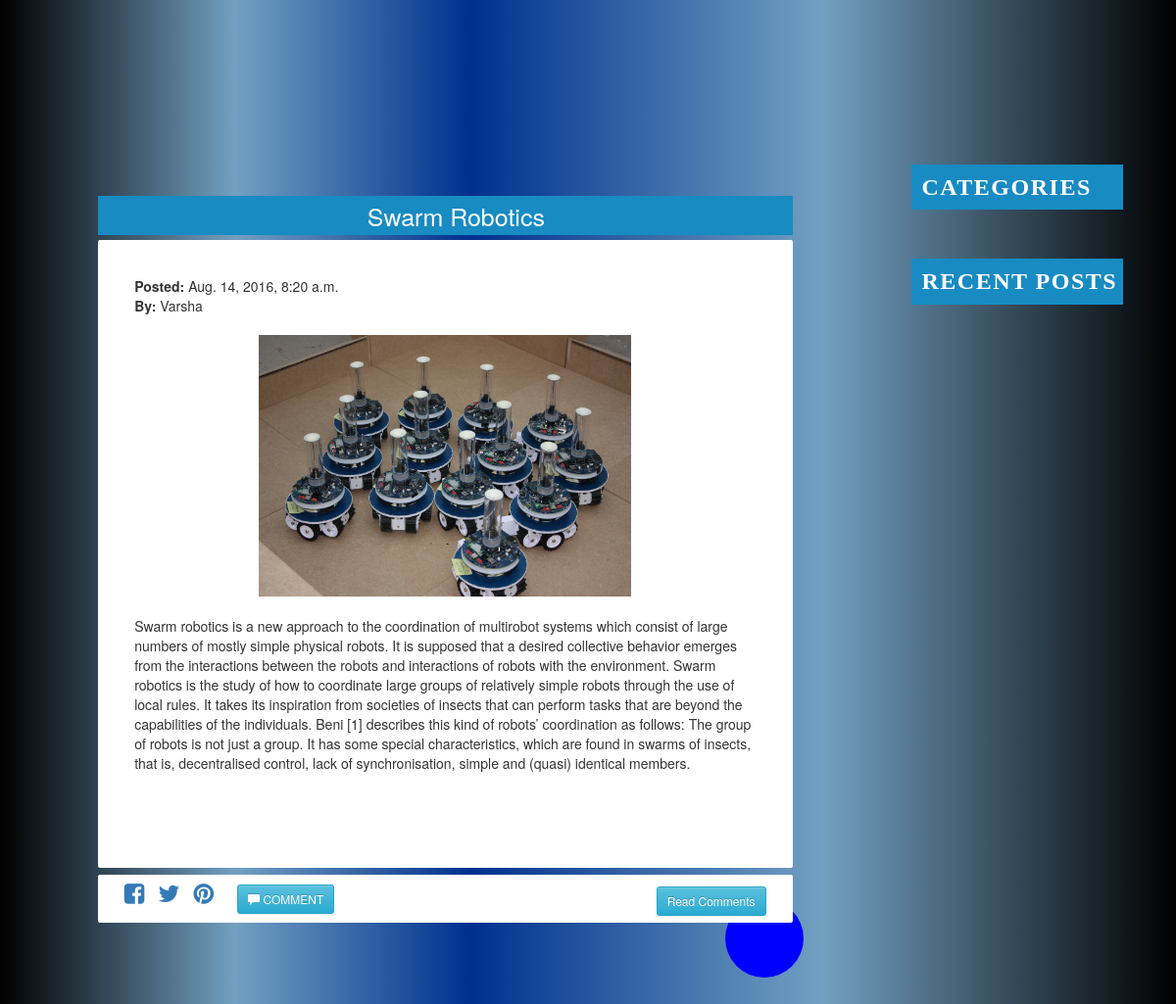
The page /blog/swarm-robotics/ on the database as committed earlier.
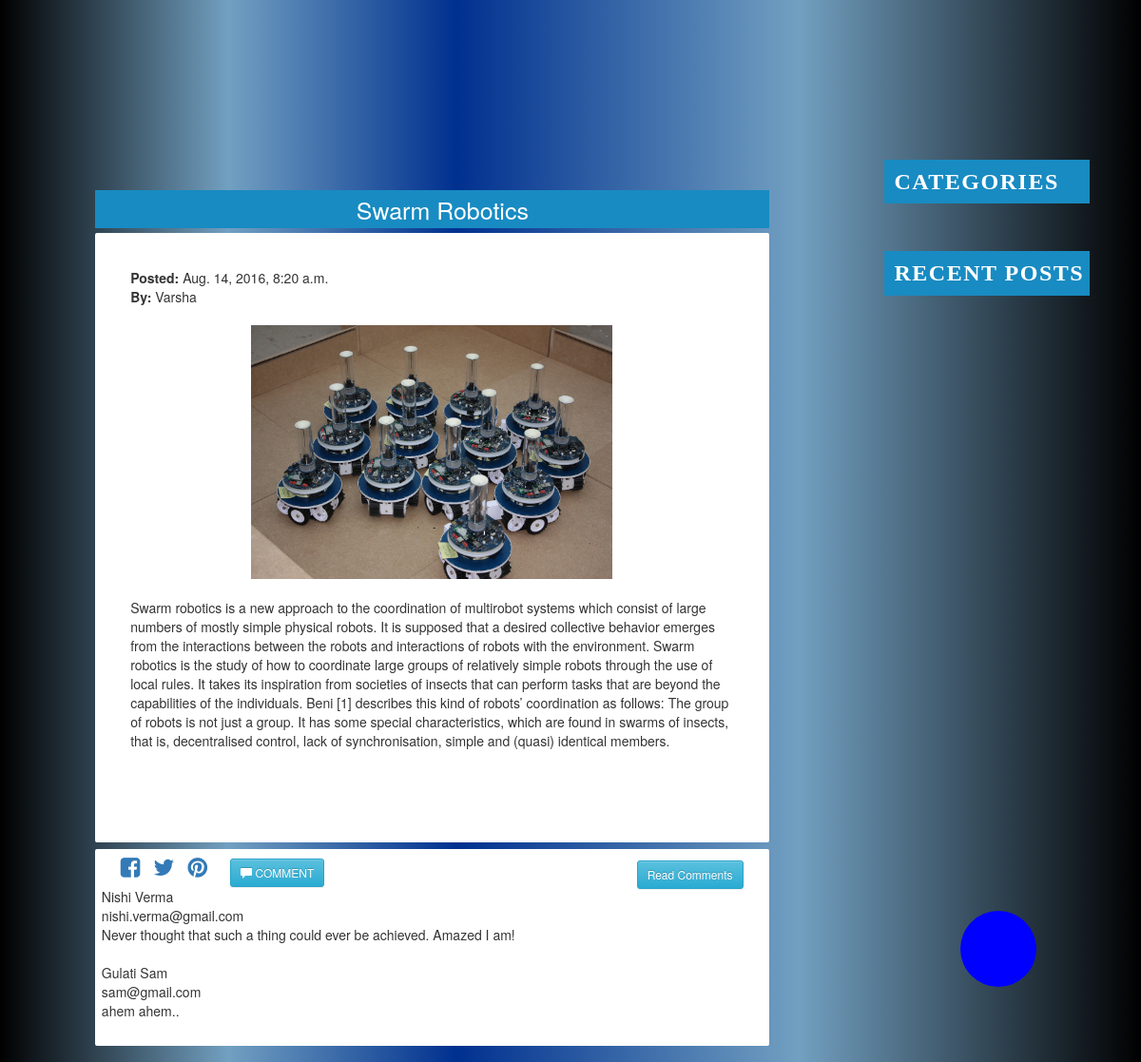
The same page on the database as committed later.
### blog/models.py (models this page shows, shortened)
class Post(models.Model):
    post_title= models.CharField(max_length=150)
    post_content= models.TextField()
    post_content_short= models.CharField(max_length=100, null=True)
    timestamp=models.DateTimeField(auto_now=False, auto_now_add=True)
    author= models.CharField(max_length=100)
    tag=models.ManyToManyField(Tag)
    slug=models.SlugField(null=True)
    image=models.FileField(null=True, blank=True)

class CommentUser(models.Model):
    user_name= models.CharField(max_length=150)
    user_email= models.EmailField(max_length=254)
    user_comment= models.TextField()
    user_post=models.ForeignKey(Post, null=True)

### blog/views.py (the view, shortened to what this page needs)
# urls.py: url(r'^(?P<slug>[\w-]+)/$', post_detail, name='detail'),
def post_detail(request, slug):
    post=Post.objects.get(slug=slug)
    comments=CommentUser.objects.filter(user_post=post)
    context={
    "comments":comments,
    "post":post,
    }
    return render(request, "post.html", context)

### templates/post.html (shortened to what this page needs)
<html>
<head>
<link rel="stylesheet" type="text/css" href="/static/css/blog_style.css">
<link rel="stylesheet" type="text/css" href="/static/css/poststyle.css">
<link rel="stylesheet" type="text/css" href="/static/css/footer_style.css">
<link rel="stylesheet" href="https://maxcdn.bootstrapcdn.com/bootstrap/3.3.7/css/bootstrap.min.css">
<link rel="stylesheet" href="https://maxcdn.bootstrapcdn.com/bootstrap/3.3.7/css/bootstrap-theme.min.css">
<link rel="stylesheet" href="http://cdnjs.cloudflare.com/ajax/libs/font-awesome/4.6.3/css/font-awesome.min.css">
</head>
<body class="body">
<div class="sidebar">
<div id="category">
  <h2 class="cate">CATEGORIES</h2>
 </div>
 <div id="rposts">
 <h2 class="recent">RECENT POSTS</h2>
 </div>
 </div>
<div id="post">
	<header>
	<div id="title">{{post.post_title}}</div><br/><br/>
	</header>
	<br/>
	<div class="post_content">
	<span id="author"><b>Posted:</b>    {{post.timestamp}}
	<br/>
	<b>By:</b>   {{post.author}}</span>
	<br/>
	<br/>
	<div class="image">
	<img src="{{post.image.url}}" width="100%" height="100%"/>
	</div>
	<br/>
	{{post.post_content}}<br/>
	<br/><br/><br/>
	</div>
	<div class="subpost3">
	<div class="share_comment">
        <a class="fbtn_share_facebook" href="https://www.facebook.com/sharer/sharer.php?u={{ request.build_absolute_uri }}"><i class="fa fa-facebook-square" style="font-size:24px"></i></a>
        <a class="fbtn_share_twitter" href="https://twitter.com/intent/tweet?text=title&amp;url=url&amp;via=creativedevs"><i class="fa fa-twitter" style="font-size:24px"></i></a>
        <a class="fbtn_share_pinterest" href="http://pinterest.com/pin/create/button/?url=url&amp;description=data&amp;media=image"><i class="fa fa-pinterest" style="font-size:24px"></i></a>
	<button type="button" class="btn btn-info btn-sm comment_btn"><span class="glyphicon glyphicon-comment"></span> COMMENT</button>
	<button type="button" class="btn btn-info btn-sm read_comments_btn">Read Comments</button>
	<br>
  <div class="previous_comments">
  {% for c in comments %}
  {{c.user_name}}<br/>
  {{c.user_email}}<br/>
  {{c.user_comment}}<br/><br/>
  {% endfor %}
  </div>
</div>
</div>
</div>
<div class="go_to_top"><a href="#top"></a></div>
 </body>
</html>

### static/css/blog_style.css (style rules this page uses)
.body { margin:0 auto; width:90%; background-color:blue; background:linear-gradient(to right,black,#72A0C1,#00308F 40%,#72A0C1,black); }
#category { margin-top:60px; width:100%; margin-left:3%; background-color:#F1F1F1; }
#rposts { width:100%; margin-top: 50px; margin-left:3%; background-color:#F1F1F1; }
.sidebar { float:right; margin-left:5%; width:20%; margin-top:10%; height:100% }
.cate { font-family:"Times New Roman", Times, serif; font-size:24px; letter-spacing:1.5px; padding:10px 0px 10px 10px; background-color:#188BC2; color:white; cursor:pointer; font-weight:bolder; }
.recent { font-family:"Times New Roman", Times, serif; font-size:24px; letter-spacing:1.5px; padding:10px 0px 10px 10px; background-color:#188BC2; color:white; cursor:pointer; font-weight:bolder; }
.subpost3 { width:95%; margin:0% 1% 1% 4%; border-radius:2px; float:right; border:2px solid white; background-color:white; }
header { background-color:#188BC2; color:white; height:5%; margin-bottom:-2%; margin-left:4%; margin-right:1%; font-size:19px; padding-top:3px; padding-left:3%; }
#author { padding-right:25%; }

### static/css/poststyle.css (style rules this page uses)
#title { font-size:25; margin:auto; text-align:center; }
#post { display:block; margin-bottom:10%; width:70%; float:left; padding:0px 0px 10px 10px; position:relative; top:25%; }
.post_content { width:95%; border-radius:2px; float:right; margin-bottom:1%; margin-right:1%; background-color:white; padding:5%; }
.image { max-width: 100%; display: block; margin: auto; width: 60%; text-align:center; }
.go_to_top { height:80px; width:80px; float:right; border-radius:100%; font-size:60px; background-color:blue; color:white; text-align:center; margin:50px; }

### static/css/footer_style.css (style rules this page uses)
.share_comment { width:100%; height:wrap-content; background-color:white; padding:5px; }
button.read_comments_btn { float:right; display:inline; margin:5px 20px 5px 5px; }
a.fbtn_share_facebook { margin:5px 5px 5px 20px; }
a.fbtn_share_twitter { margin:5px; }
a.fbtn_share_pinterest { margin:5px 20px 5px 5px; }

Rows that differ between the two databases and show on the page:
now on this page (row edited): CommentUser: user_name "Nishi Verma", user_email "nishi.verma@gmail.com", user_comment "Never thought that such a thing could ever be achieved. Amazed I am!"
added CommentUser: user_name "Gulati Sam", user_email "sam@gmail.com", user_comment "ahem ahem.."
